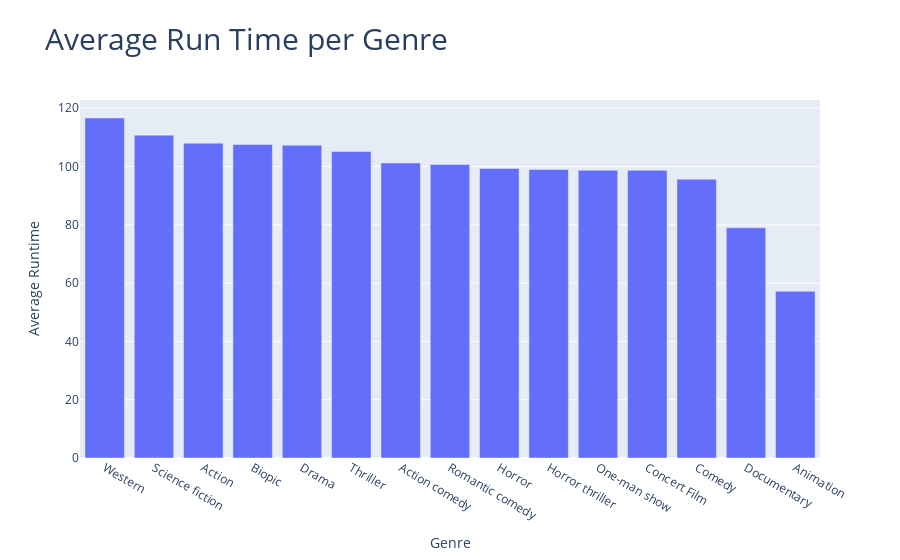

The code cell stored with this chart in its notebook:
### Code cell
# finding the average runtime for each genre
avg_runtime = genre_type.groupby(by=["Genre"]).mean()
avg_runtime = avg_runtime.reset_index()

count = genre_type["Genre"].value_counts().to_frame()

df_value_counts = pd.DataFrame(count)
df_value_counts = df_value_counts.reset_index()
df_value_counts.columns = ['Genre', 'Counts for Genres'] # change column names

df_plot = pd.DataFrame({'Average Runtime':avg_runtime ['Runtime'], 'Genre':avg_runtime ['Genre']})

df_plot = pd.merge(df_plot,df_value_counts, on='Genre', how='inner').sort_values(by='Average Runtime')

df_plot = pd.DataFrame({'Genre':df_plot ['Genre'],'Average Runtime':df_plot ['Average Runtime'],  'Counts for Genres': df_plot['Counts for Genres']})

df_plot = df_plot.sort_values(['Average Runtime'], ascending = False)

df_plot = df_plot[(df_plot['Counts for Genres'] > 2 )]

display(df_plot)

fig = px.bar(df_plot, x='Genre', y='Average Runtime', title = "Average Run Time per Genre")
fig.update_layout(title_font_size = 30)
fig.show()

### Figure 1 — Plotly figure (JSON) as saved in the notebook; plotly's stock layout.template omitted (floating-point values rounded to 4 significant figures)
{"data": [{"alignmentgroup": "True", "hovertemplate": "Genre=%{x}<br>Average Runtime=%{y}<extra></extra>", "legendgroup": "", "marker": {"color": "#636efa"}, "name": "", "offsetgroup": "", "orientation": "v", "showlegend": false, "textposition": "auto", "type": "bar", "x": ["Western", "Science fiction", "Action", "Biopic", "Drama", "Thriller", "Action comedy", "Romantic comedy", "Horror", "Horror thriller", "One-man show", "Concert Film", "Comedy", "Documentary", "Animation"], "xaxis": "x", "y": [116.7, 110.8, 108, 107.6, 107.3, 105.1, 101.2, 100.7, 99.33, 99, 98.67, 98.67, 95.65, 78.96, 57.2], "yaxis": "y"}], "layout": {"autosize": true, "barmode": "relative", "legend": {"tracegroupgap": 0}, "title": {"font": {"size": 30}, "text": "Average Run Time per Genre"}, "xaxis": {"anchor": "y", "autorange": true, "domain": [0, 1], "range": [-0.5, 14.5], "title": {"text": "Genre"}, "type": "category"}, "yaxis": {"anchor": "x", "autorange": true, "domain": [0, 1], "range": [0, 122.8], "title": {"text": "Average Runtime"}, "type": "linear"}}}
